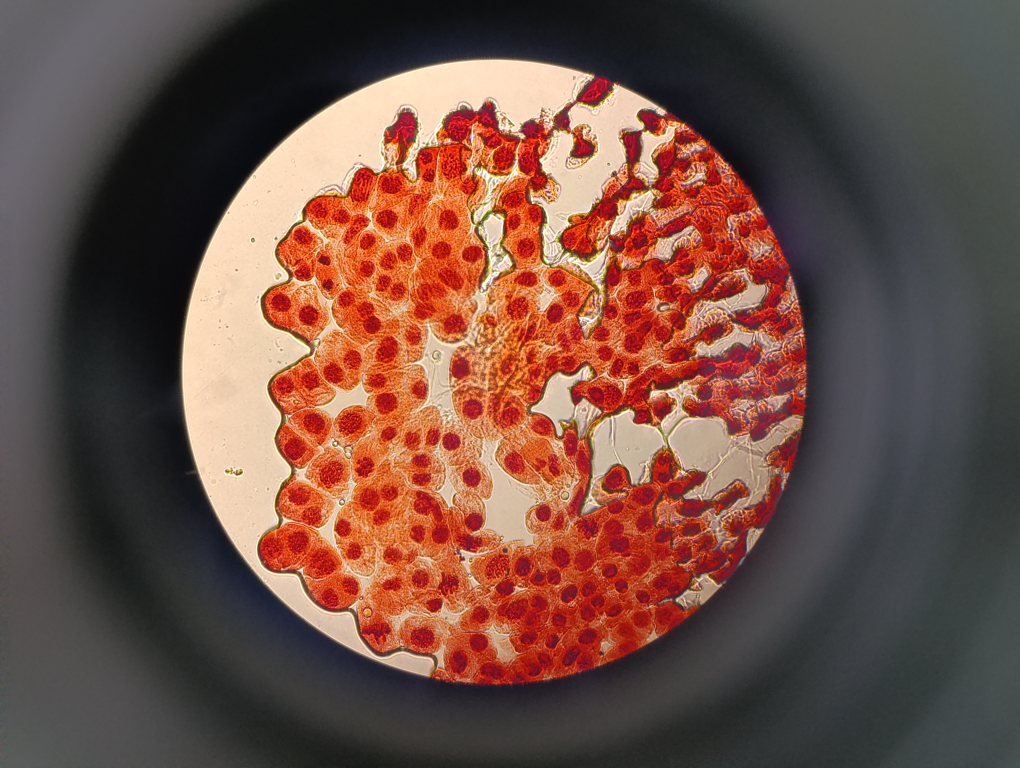
#> input picture IMAGENS ANOTADAS/1745683145587.jpg, 4080 x 3072 px (shown at 1/4 size)
$ python -i watershed.py   (imports and definitions only)
#> lines starting #> are read from the running program, lines starting #| are printed output that depends on the picture; after the words box and inside, x2 and y2 are one past the last pixel; in counts of white or black regions, pixels touching at a corner belong together
#> further down, picture is the input picture: shape (3072, 4080, 3); mean B, G, R 69.4, 79.8, 112.3
import cv2 as cv
import numpy as np
import sys
import random
import os
import matplotlib.pyplot as plt

window_size = (1000, 750)

# [184 lines left out: functions watershed_func, get_watershed, get_connected_components, label_connected_components, add_label, print_grey_img and 1 more, not called in this run]

#crops image and homogenizes the background
def crop_img_foreground(img):
    # Convertendo para escala de cinza
    imagem_cinza = cv.cvtColor(img, cv.COLOR_BGR2GRAY)
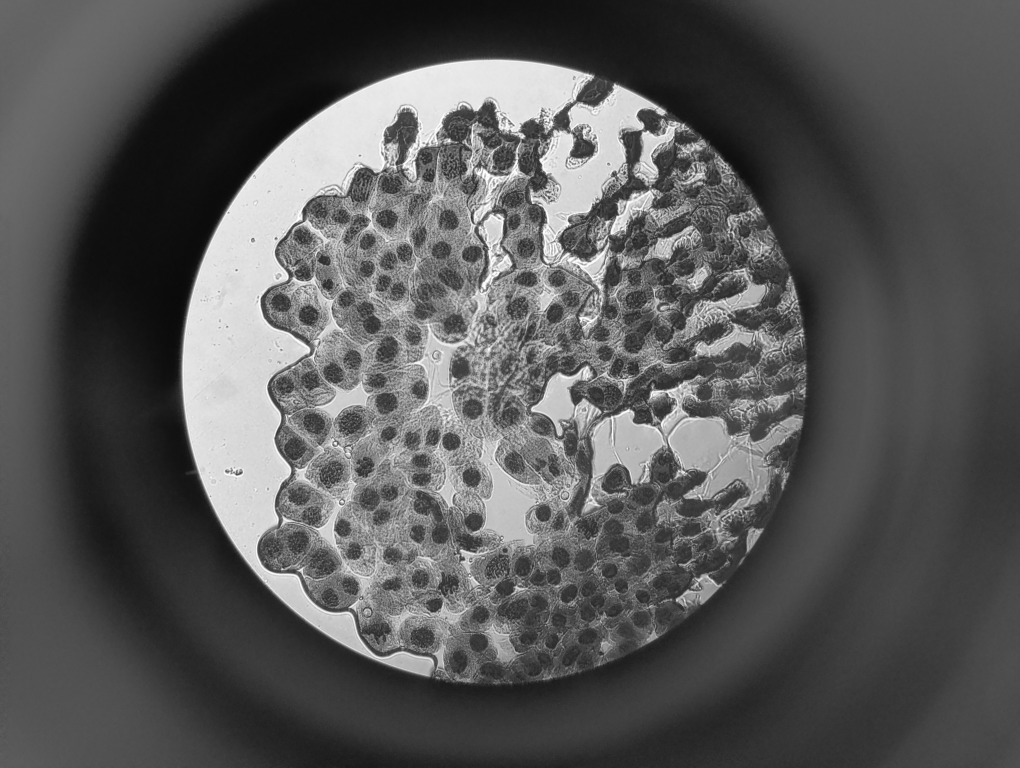
#> imagem_cinza: shape (3072, 4080) (shown at 1/4 size); min 6, max 255, mean 88.3

    # Aplicando desfoque Gaussiano para reduzir ruído
    imagem_desfocada = cv.GaussianBlur(imagem_cinza, (5, 5), 0)

    # Usando o método de Otsu para encontrar o limiar automaticamente
    _, imagem_binaria = cv.threshold(imagem_desfocada, 0, 255, cv.THRESH_BINARY_INV+cv.THRESH_OTSU)
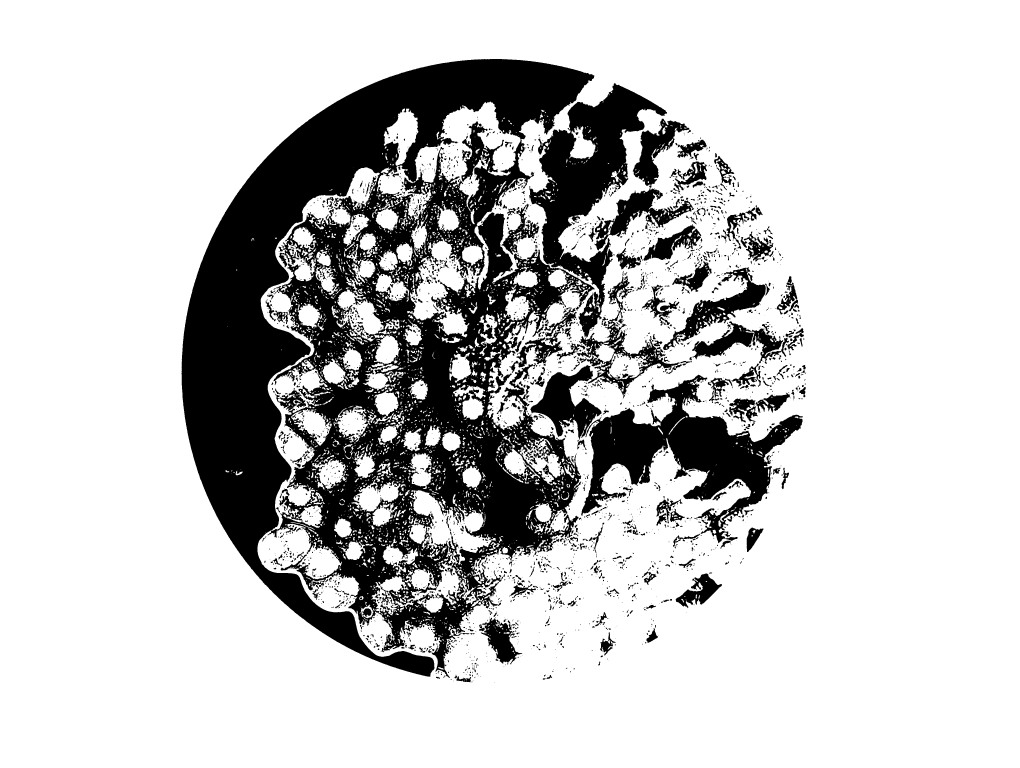
#> imagem_binaria: shape (3072, 4080) (shown at 1/4 size); 78.8% white; 2811 black regions (1599 under 20 px), largest, box (x1, y1, x2, y2) and area: (726, 236, 2668, 2712) 2050720, (2325, 1499, 3212, 2173) 197790, (2121, 1460, 2406, 1759) 36390

    # Operações morfológicas para melhorar a detecção
    kernel = np.ones((5,5), np.uint8)
    imagem_binaria = cv.morphologyEx(imagem_binaria, cv.MORPH_OPEN, kernel, iterations=2)
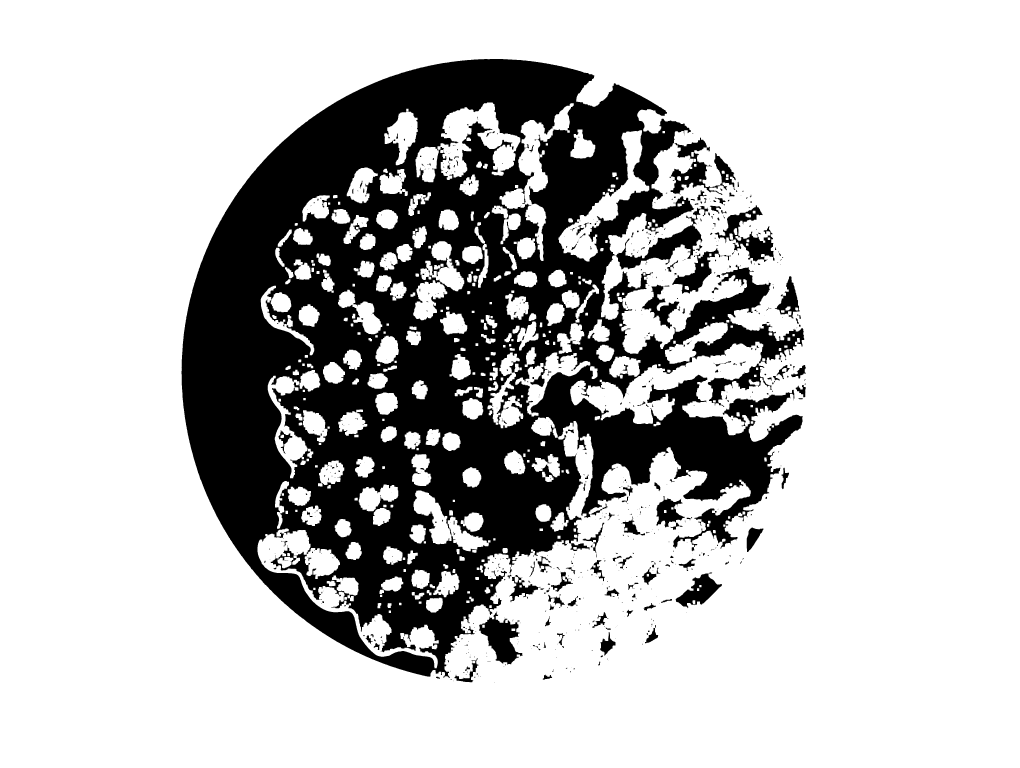
#> imagem_binaria: shape (3072, 4080) (shown at 1/4 size); 75.7% white; 716 black regions (445 under 20 px), largest, box (x1, y1, x2, y2) and area: (726, 236, 3217, 2712) 2896431, (1916, 2446, 2092, 2658) 17796, (2859, 821, 3098, 1048) 17182

    # Encontrando componentes conectados
    num_rotulos, rotulos = cv.connectedComponents(imagem_binaria)
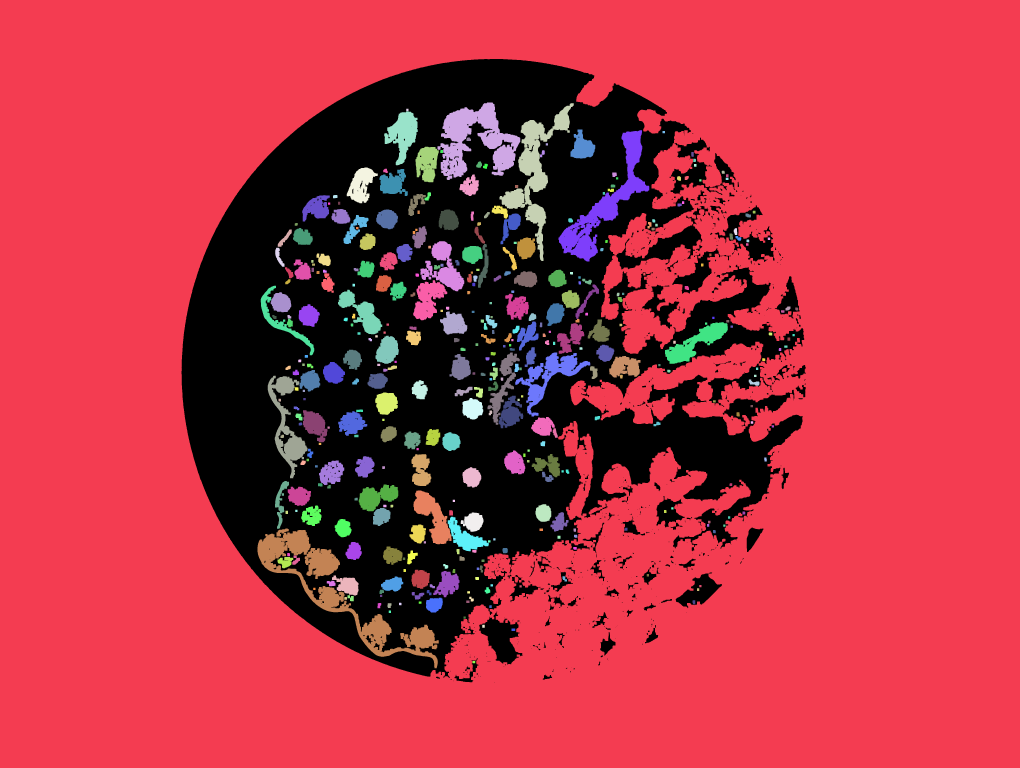
#> rotulos: shape (3072, 4080) int32 (shown at 1/4 size); 389 distinct labels, from 0 to 388; one colour per label, 0 black
#> num_rotulos = 389

    # Encontrando o maior componente (excluindo o fundo)
    if num_rotulos > 1:
        maior_componente = 1 + np.argmax(np.bincount(rotulos.flat)[1:])
#> maior_componente = 1
        # Criando máscara para o maior componente
        mascara = np.uint8(rotulos == maior_componente) * 255
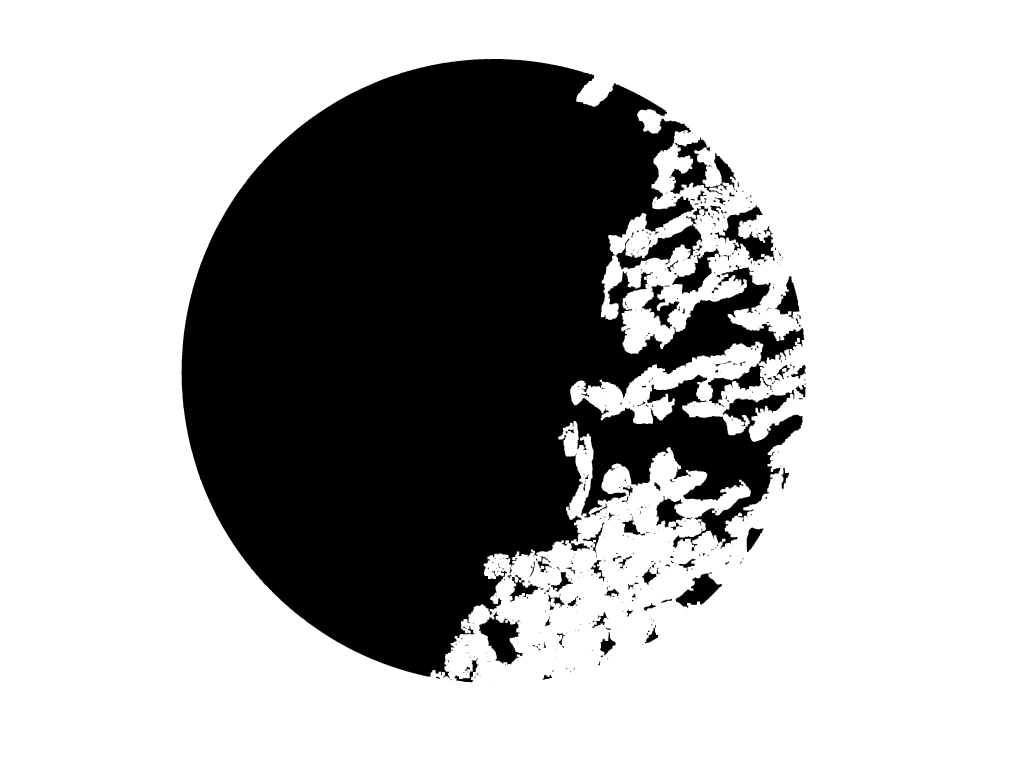
#> mascara: shape (3072, 4080) (shown at 1/4 size); 69.1% white; 481 black regions (281 under 20 px), largest, box (x1, y1, x2, y2) and area: (726, 236, 3217, 2712) 3721919, (2859, 821, 3098, 1048) 18807, (1916, 2446, 2092, 2658) 18065
    else:
        # Caso não haja componentes além do fundo
        return imagem_cinza, img

     # Converter BGR para RGB (OpenCV usa BGR, matplotlib usa RGB)
    img_rgb = cv.cvtColor(imagem_binaria, cv.COLOR_BGR2RGB)
    # Mostrar a imagem
    plt.figure(figsize=(10, 8))
    plt.imshow(img_rgb)
    plt.title(f'Imagem: ')
    plt.axis('off')  # Remove os eixos
    plt.show()
#> (the run stopped early here; a loop or call above may not have finished)

$ run again, on IMAGENS ANOTADAS/1745683145602.jpg
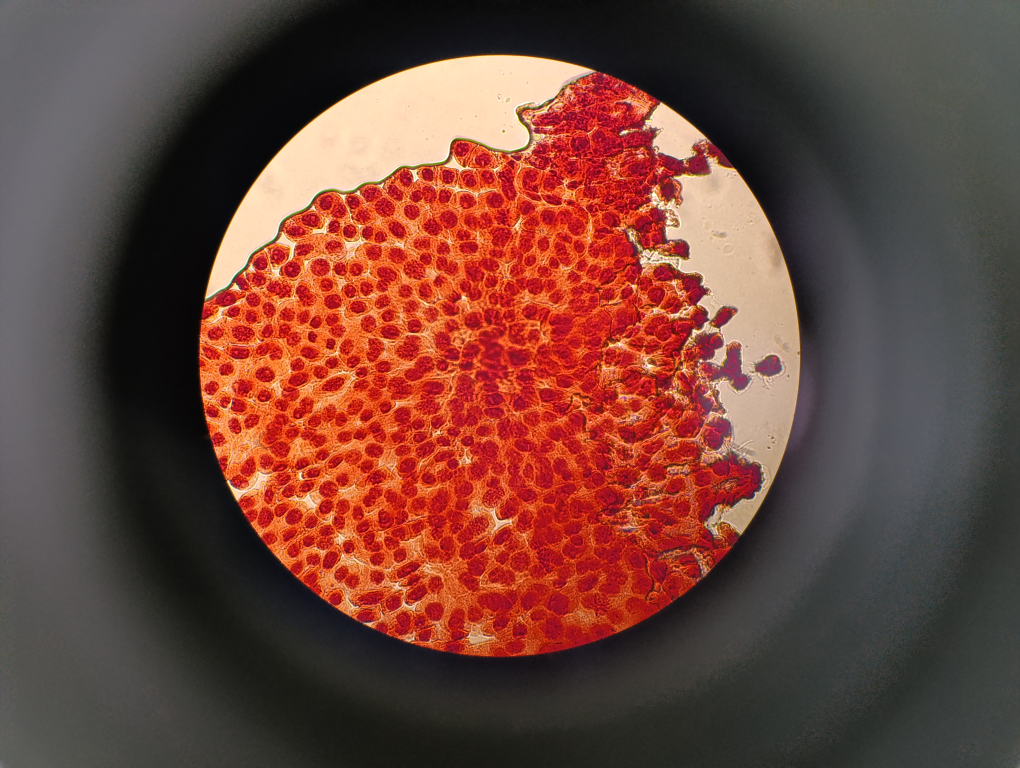
#> input picture IMAGENS ANOTADAS/1745683145602.jpg, 4080 x 3072 px (shown at 1/4 size)
#> picture is the input picture: shape (3072, 4080, 3); mean B, G, R 59.4, 68.8, 110.7
#> in crop_img_foreground, `num_rotulos, rotulos = cv.connectedComponents(imagem_binaria)`:
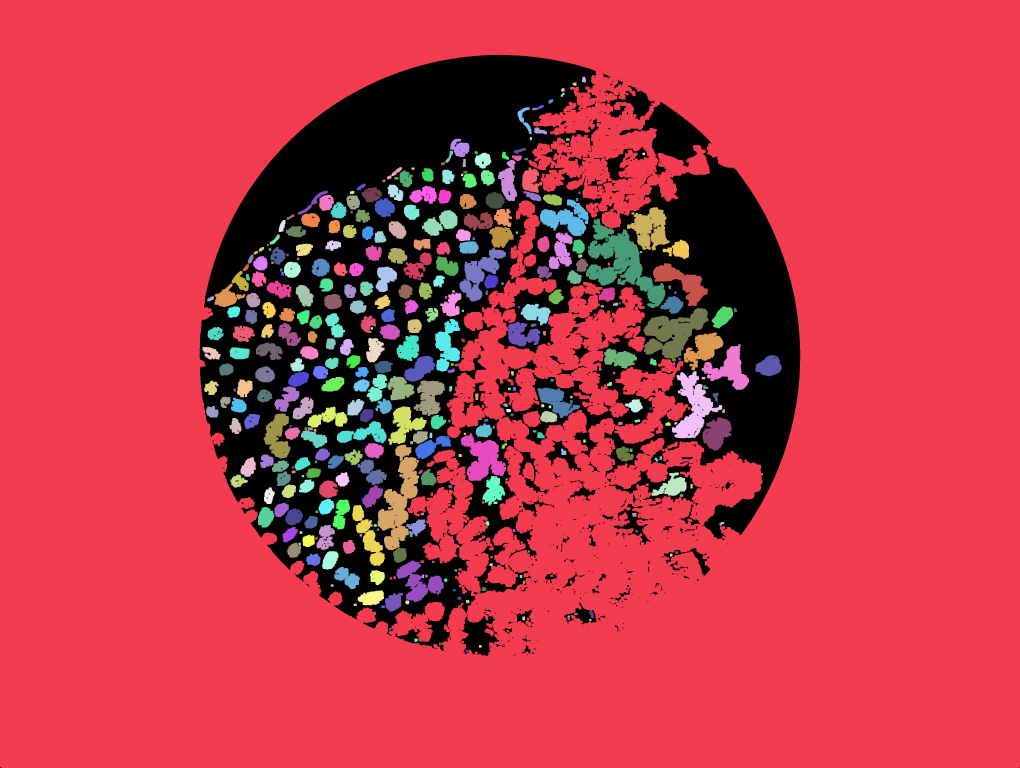
#> rotulos: shape (3072, 4080) int32 (shown at 1/4 size); 388 distinct labels, from 0 to 387; one colour per label, 0 black
#> num_rotulos = 388
#> maior_componente = 1
#> in crop_img_foreground, `mascara = np.uint8(rotulos == maior_componente) * 255`:
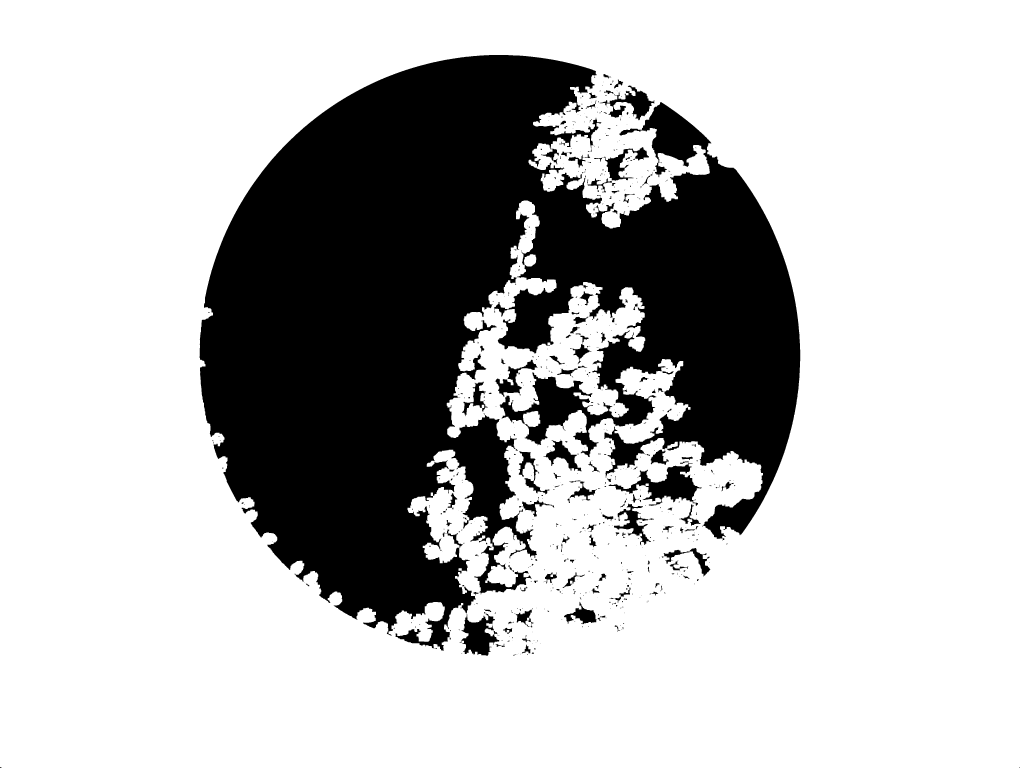
#> mascara: shape (3072, 4080) (shown at 1/4 size); 73.7% white; 599 black regions (382 under 20 px), largest, box (x1, y1, x2, y2) and area: (798, 220, 3201, 2623) 3178732, (2434, 1845, 2807, 2023) 22315, (2399, 342, 2618, 481) 10481
#> img_rgb: shape (3072, 4080, 3); 81.5% white; 887 black regions (597 under 20 px), largest, box (x1, y1, x2, y2) and area: (798, 220, 3201, 2623) 2207205, (2434, 1845, 2807, 2023) 15186, (2399, 342, 2618, 481) 10481
